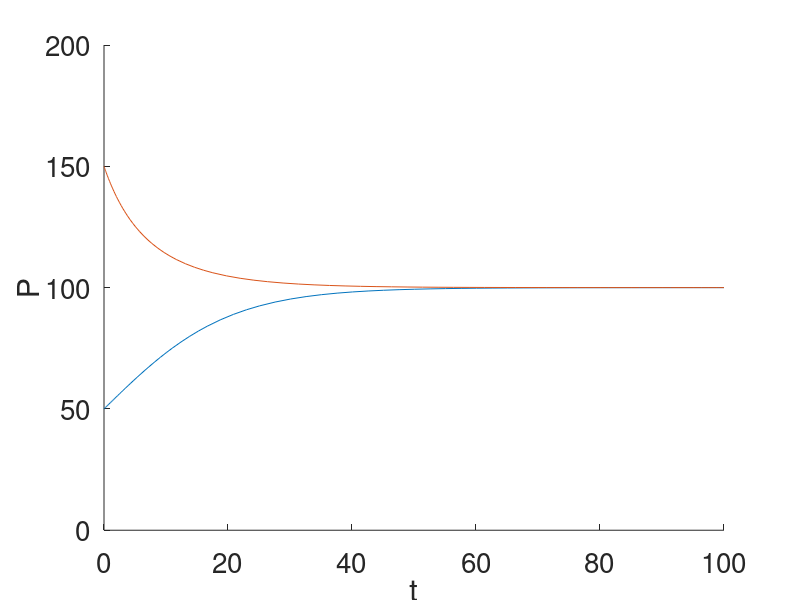

MATLAB code for this plot:
% Program_09b - Solution Curves, Initial Value Problem.
% Chapter 9 - Differential Equations.
% Copyright Springer 2025. Stephen Lynch.

% Solve the differential equation and plot 2 solution curves.
% Figure 9.3.
clear;figure;
deqn1=@(t,P) P(1)*(100-P(1))/1000;
[t,P1]=ode45(deqn1,[0 100],50);
[t1,P2]=ode45(deqn1,[0 100],150);
hold on
plot(t,P1(:,1))
plot(t1,P2(:,1))
axis([0 100 0 200])
set(gca,'FontSize',20);
set(gca,'XTick',0:20:100)
set(gca,'YTick',0:50:200)
xlabel('t')
ylabel('P')
hold off
% End of Program_09b.